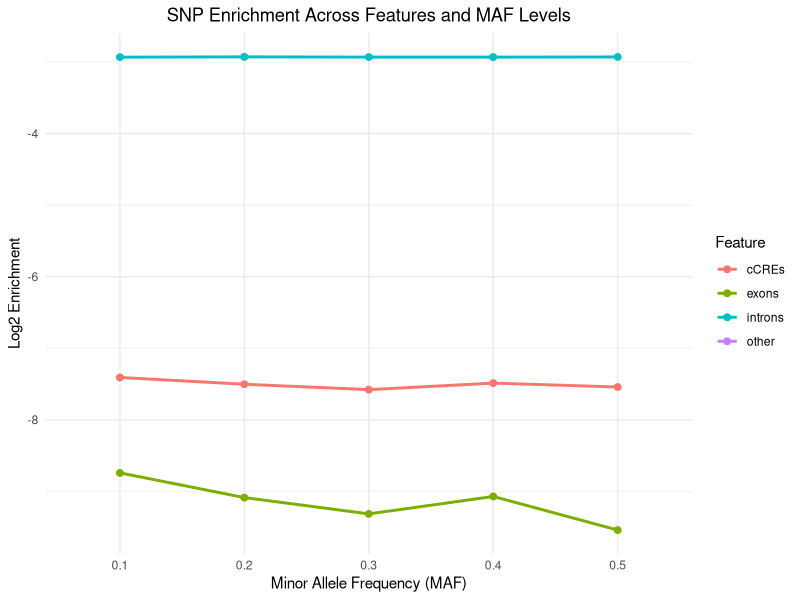

Generate this figure with R:
# Load necessary libraries
library(ggplot2)
library(dplyr)

# Step 1: Load the SNP enrichment data from the file 'snp_counts.txt'
snp_data <- read.table("snp_counts.txt", header=TRUE, sep="\t")

# Step 2: Log2-transform the enrichment values
snp_data$log2_enrichment <- log2(snp_data$Enrichment)

# Step 3: Create a ggplot with 4 lines, one for each feature
# The plot will have MAF on the X-axis and log2-transformed enrichment on the Y-axis

# Convert MAF to a factor for proper ordering in the plot
snp_data$MAF <- as.factor(snp_data$MAF)

# Create the plot
snp_plot <- ggplot(snp_data, aes(x=MAF, y=log2_enrichment, color=Feature, group=Feature)) +
  geom_line(size=1) +  # Line for each feature
  geom_point(size=2) +  # Points for each MAF-feature combination
  scale_y_continuous(name="Log2 Enrichment") +  # Y-axis label
  scale_x_discrete(name="Minor Allele Frequency (MAF)") +  # X-axis label
  theme_minimal() +  # Use a clean, minimal theme
  ggtitle("SNP Enrichment Across Features and MAF Levels") +  # Title
  theme(plot.title = element_text(hjust = 0.5)) +  # Center the title
  labs(color="Feature")  # Legend label

# Step 4: Save the plot as 'snp_enrichments.pdf'
ggsave("snp_enrichments.pdf", plot=snp_plot, width=8, height=6)

# Inform the user that the plot has been saved
cat("Plot saved as 'snp_enrichments.pdf'.\n")
